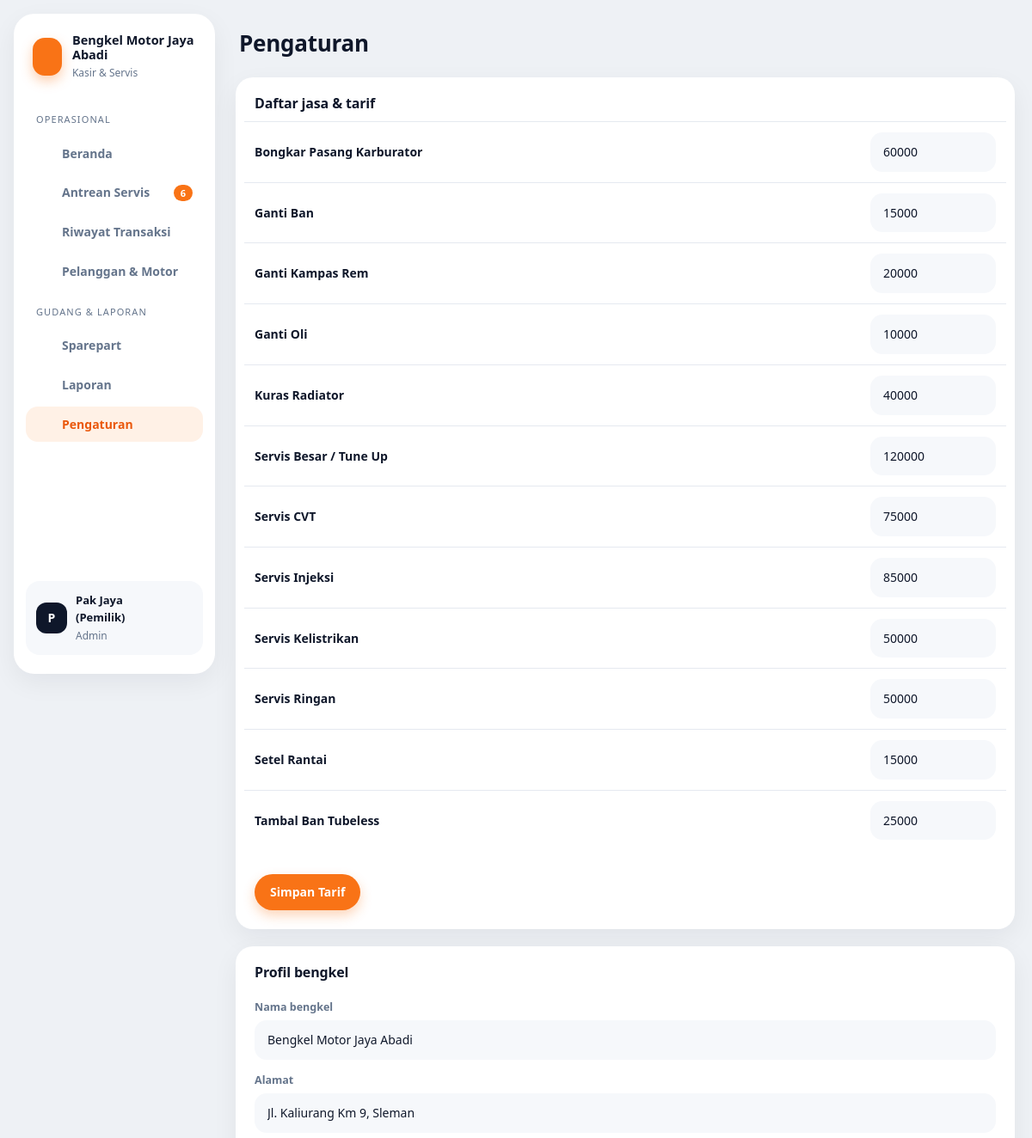
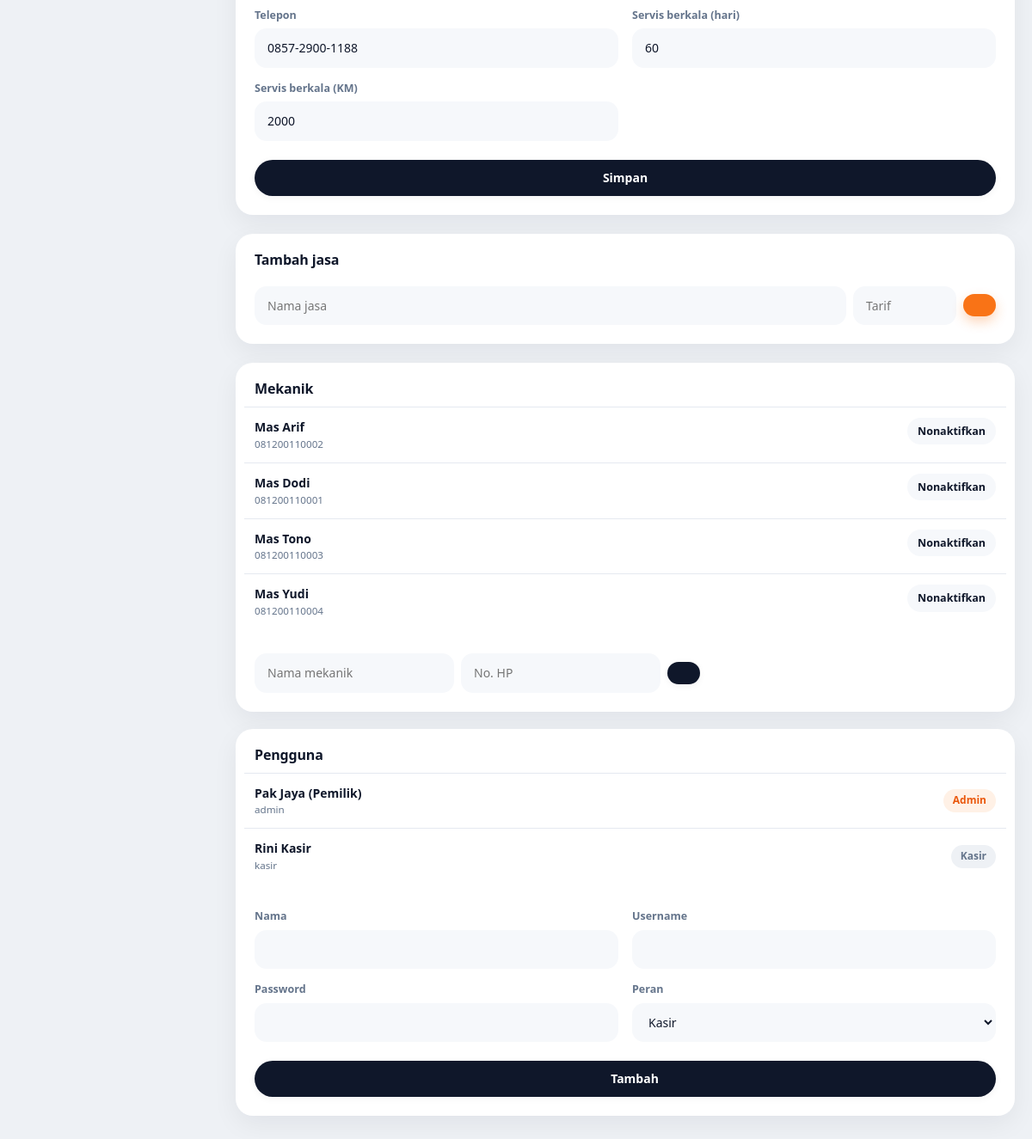
The app's page /index.php?page=master (signed in) with its own data (2 pictures, top to bottom).
### tables this page shows
CREATE TABLE pengaturan (
  id INT PRIMARY KEY,
  nama_bengkel VARCHAR(100) NOT NULL,
  alamat VARCHAR(255),
  telepon VARCHAR(30),
  interval_servis_hari SMALLINT NOT NULL DEFAULT 60,
  interval_servis_km INT NOT NULL DEFAULT 2000
);

CREATE TABLE users (
  id INT AUTO_INCREMENT PRIMARY KEY,
  nama VARCHAR(100) NOT NULL,
  username VARCHAR(50) NOT NULL UNIQUE,
  password VARCHAR(255) NOT NULL,
  role ENUM('admin','kasir') NOT NULL DEFAULT 'kasir',
  created_at TIMESTAMP DEFAULT CURRENT_TIMESTAMP
);

CREATE TABLE jasa (
  id INT AUTO_INCREMENT PRIMARY KEY,
  nama VARCHAR(100) NOT NULL,
  tarif INT NOT NULL
);

CREATE TABLE mekanik (
  id INT AUTO_INCREMENT PRIMARY KEY,
  nama VARCHAR(100) NOT NULL,
  telepon VARCHAR(20),
  aktif TINYINT(1) NOT NULL DEFAULT 1
);

### index.php (called while the page is built, shortened)
<?php
require __DIR__ . '/includes/bootstrap.php';
$routes = [
    'login'         => 'pages/login.php',
    'logout'        => 'pages/logout.php',
    'dashboard'     => 'pages/dashboard.php',
    'antrean'       => 'pages/servis/antrean.php',
    'servis.baru'   => 'pages/servis/baru.php',
    'servis.detail' => 'pages/servis/detail.php',
    'servis.aksi'   => 'pages/servis/aksi.php',
    'servis.nota'   => 'pages/servis/nota.php',
    'transaksi'     => 'pages/servis/transaksi.php',
    'kendaraan'     => 'pages/kendaraan.php',
    'sparepart'     => 'pages/master/sparepart.php',
    'master'        => 'pages/master/index.php',
    'laporan'       => 'pages/laporan.php',
];
$page = $_GET['page'] ?? 'dashboard';
require __DIR__ . '/' . $routes[$page];

### pages/master/index.php (the view, shortened to what this page needs)
<?php
$set = setting();
$jasa = q('SELECT * FROM jasa ORDER BY nama')->fetchAll();
$mek = q('SELECT * FROM mekanik ORDER BY aktif DESC, nama')->fetchAll();
$users = q('SELECT * FROM users ORDER BY id')->fetchAll();
$title = 'Pengaturan';
require __DIR__ . '/../../includes/header.php';
?>
<div class="grid-2">
    <form method="post" class="card"><?= csrf_field() ?><input type="hidden" name="aksi" value="tarif">
        <div class="card-head"><h2>Daftar jasa & tarif</h2></div>
        <div class="table-wrap"><table><tbody><?php foreach ($jasa as $j): ?><tr><td><strong><?= e($j['nama']) ?></strong></td><td style="width:170px"><input type="number" name="tarif[<?= $j['id'] ?>]" value="<?= (int) $j['tarif'] ?>" step="5000" min="0"></td></tr><?php endforeach; ?></tbody></table></div>
        <div class="card-body"><button class="btn btn-primary">Simpan Tarif</button></div>
    </form>
    <div>
        <form method="post" class="card"><?= csrf_field() ?><input type="hidden" name="aksi" value="bengkel">
            <div class="card-head"><h2>Profil bengkel</h2></div>
            <div class="card-body"><div class="form-grid">
                <div class="full"><label>Nama bengkel</label><input type="text" name="nama_bengkel" value="<?= e($set['nama_bengkel']) ?>"></div>
                <div class="full"><label>Alamat</label><input type="text" name="alamat" value="<?= e($set['alamat']) ?>"></div>
                <div><label>Telepon</label><input type="text" name="telepon" value="<?= e($set['telepon']) ?>"></div>
                <div><label>Servis berkala (hari)</label><input type="number" name="interval_servis_hari" value="<?= (int) $set['interval_servis_hari'] ?>"></div>
                <div><label>Servis berkala (KM)</label><input type="number" name="interval_servis_km" value="<?= (int) $set['interval_servis_km'] ?>" step="500"></div>
            </div><button class="btn btn-dark btn-block mt">Simpan</button></div>
        </form>
        <div class="card mt"><div class="card-head"><h2>Tambah jasa</h2></div><form method="post" class="card-body filters"><?= csrf_field() ?><input type="hidden" name="aksi" value="jasa">
            <input type="text" name="nama" placeholder="Nama jasa" required style="flex:1"><input type="number" name="tarif" placeholder="Tarif" style="width:120px" required><button class="btn btn-primary btn-sm"><?= icon('plus', 14) ?></button></form></div>
    </div>
</div>
<div class="grid-2 mt">
    <div class="card"><div class="card-head"><h2>Mekanik</h2></div>
        <div class="table-wrap"><table><tbody><?php foreach ($mek as $m): ?><tr><td><strong><?= e($m['nama']) ?></strong><small><?= e($m['telepon']) ?></small></td>
            <td class="actions"><form method="post"><button class="btn btn-sm <?= $m['aktif'] ? 'btn-ghost' : 'btn-primary' ?>"><?= $m['aktif'] ? 'Nonaktifkan' : 'Aktifkan' ?></button></form></td></tr><?php endforeach; ?></tbody></table></div>
        <form method="post" class="card-body filters"><?= csrf_field() ?><input type="hidden" name="aksi" value="mekanik"><input type="text" name="nama" placeholder="Nama mekanik" required><input type="text" name="telepon" placeholder="No. HP"><button class="btn btn-dark btn-sm"><?= icon('plus', 14) ?></button></form>
    </div>
    <div class="card"><div class="card-head"><h2>Pengguna</h2></div>
        <div class="table-wrap"><table><tbody><?php foreach ($users as $u): ?><tr><td><strong><?= e($u['nama']) ?></strong><small><?= e($u['username']) ?></small></td><td class="text-right"><span class="badge <?= $u['role'] === 'admin' ? 'badge-orange' : 'badge-gray' ?>"><?= e(ucfirst($u['role'])) ?></span></td></tr><?php endforeach; ?></tbody></table></div>
        <form method="post" class="card-body"><?= csrf_field() ?><input type="hidden" name="aksi" value="user"><div class="form-grid">
            <div><label>Nama</label><input type="text" name="nama" required></div><div><label>Username</label><input type="text" name="username" required></div>
            <div><label>Password</label><input type="password" name="password" minlength="6" required></div><div><label>Peran</label><select name="role"><option value="kasir">Kasir</option><option value="admin">Admin</option></select></div>
        </div><button class="btn btn-dark btn-block mt"><?= icon('plus', 14) ?> Tambah</button></form>
    </div>
</div>
<?php require __DIR__ . '/../../includes/footer.php'; ?>

### includes/header.php (shortened to what this page needs)
<?php
$aktif = (int) q("SELECT COUNT(*) FROM work_order WHERE status IN ('antri','dikerjakan','selesai')")->fetchColumn();
$menu = [
    'Operasional' => [['dashboard', 'Beranda', 'home', 0], ['antrean', 'Antrean Servis', 'wrench', $aktif], ['transaksi', 'Riwayat Transaksi', 'receipt', 0], ['kendaraan', 'Pelanggan & Motor', 'bike', 0]],
    'Gudang & Laporan' => [['sparepart', 'Sparepart', 'box', 0], ['laporan', 'Laporan', 'chart', 0]],
];
if (user()['role'] === 'admin') $menu['Gudang & Laporan'][] = ['master', 'Pengaturan', 'settings', 0];
$current = explode('.', $_GET['page'] ?? 'dashboard')[0];
?>
<!DOCTYPE html>
<html lang="id">
<head>
    <link rel="stylesheet" href="assets/css/style.css">
</head>
<body>
<div class="layout">
    <aside class="sidebar" id="sidebar">
        <div class="brand"><span class="brand-mark"><?= icon('wrench', 22) ?></span><div><strong><?= e(setting()['nama_bengkel']) ?></strong><small>Kasir & Servis</small></div></div>
        <nav>
            <?php foreach ($menu as $sec => $links): ?>
                <div class="sec"><?= $sec ?></div>
                <?php foreach ($links as [$key, $label, $ic, $n]): ?>
                    <a href="<?= url($key) ?>" class="<?= $current === $key ? 'active' : '' ?>"><?= icon($ic) ?> <?= $label ?><?php if ($n): ?><span class="count"><?= $n ?></span><?php endif; ?></a>
                <?php endforeach; ?>
            <?php endforeach; ?>
        </nav>
        <div class="grow"></div>
        <div class="me"><span class="avatar"><?= e(strtoupper(substr(user()['nama'], 0, 1))) ?></span><div class="grow"><strong><?= e(user()['nama']) ?></strong><small><?= e(ucfirst(user()['role'])) ?></small></div>
            <a class="icon-btn" href="<?= url('logout') ?>" title="Keluar"><?= icon('logout', 16) ?></a></div>
    </aside>
    <main class="main">
        <header class="topbar">
            <h1><?= e($title ?? 'Beranda') ?><?php if (!empty($sub)): ?><span class="sub"><?= $sub ?></span><?php endif; ?></h1>
        </header>

### records on screen
pengaturan: nama_bengkel "Bengkel Motor Jaya Abadi", alamat "Jl. Kaliurang Km 9, Sleman", telepon "0857-2900-1188", interval_servis_hari "60", interval_servis_km "2000"
users: nama "P", nama "Pak Jaya (Pemilik)", role "Admin", username "admin"
jasa: nama "Bongkar Pasang Karburator", tarif "60000"
jasa: nama "Ganti Ban", tarif "15000"
jasa: nama "Ganti Kampas Rem", tarif "20000"
jasa: nama "Ganti Oli", tarif "10000"
jasa: nama "Kuras Radiator", tarif "40000"
jasa: nama "Servis Besar / Tune Up", tarif "120000"
jasa: nama "Servis CVT", tarif "75000"
jasa: nama "Servis Injeksi", tarif "85000"
jasa: nama "Servis Kelistrikan", tarif "50000"
jasa: nama "Servis Ringan", tarif "50000"
jasa: nama "Setel Rantai", tarif "15000"
jasa: nama "Tambal Ban Tubeless", tarif "25000"
mekanik: nama "Mas Arif", telepon "081200110002", aktif "Nonaktifkan"
mekanik: nama "Mas Dodi", telepon "081200110001", aktif "Nonaktifkan"
mekanik: nama "Mas Tono", telepon "081200110003", aktif "Nonaktifkan"
mekanik: nama "Mas Yudi", telepon "081200110004", aktif "Nonaktifkan"
users: nama "Rini Kasir", username "kasir", role "Kasir"

### other values on screen
$sec "OPERASIONAL"
$label "Beranda"
$label "Antrean Servis"
$n "6"
$label "Riwayat Transaksi"
$label "Pelanggan & Motor"
$sec "GUDANG & LAPORAN"
$label "Sparepart"
$label "Laporan"
$label "Pengaturan"
$title "Pengaturan"
